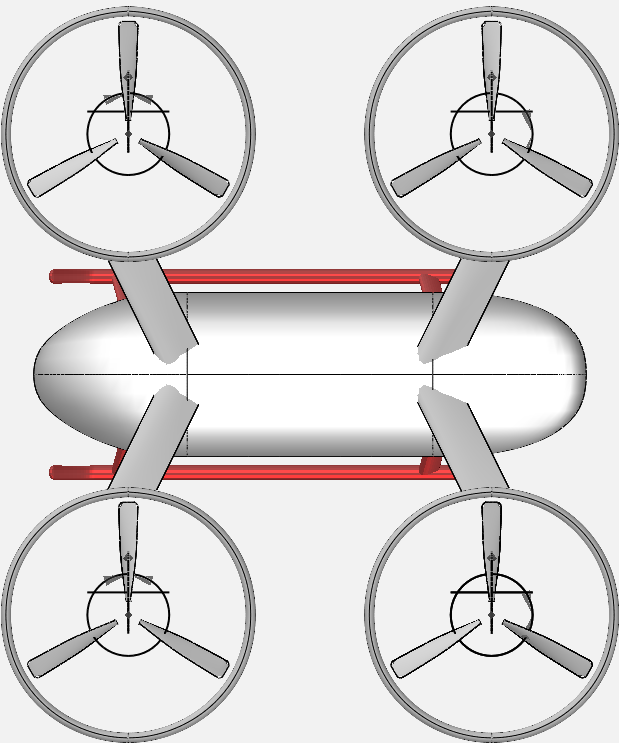
#> input picture SeniorDesign/MassDiagram/Images/Aircraft/AircraftTopView.png, 619 x 743 px
$ python ATPMassPlot.py
#> lines starting #> are read from the running program, lines starting #| are printed output that depends on the picture
#!/usr/bin/env python3
# -*- coding: utf-8 -*-
"""
Created on Thu Mar  4 16:49:29 2021

@author: jack
"""

import numpy as np
import matplotlib as mpl
import matplotlib.pyplot as plt
import copy
import time
import pandas as pd
plt.style.use("default")
plt.style.use("seaborn-bright")


params={#FONT SIZES
    'axes.labelsize':30,#Axis Labels
    'axes.titlesize':30,#Title
    'font.size':28,#Textbox
    'xtick.labelsize':22,#Axis tick labels
    'ytick.labelsize':22,#Axis tick labels
    'legend.fontsize':24,#Legend font size
    'font.family':'sans-serif',
    'font.fantasy':'xkcd',
    'font.sans-serif':'Helvetica',
    'font.monospace':'Courier',
    #AXIS PROPERTIES
    'axes.titlepad':2*6.0,#title spacing from axis
    'axes.grid':True,#grid on plot
    'figure.figsize':(24,24),#square plots
    # 'savefig.bbox':'tight',#reduce whitespace in saved figures#LEGEND PROPERTIES
    'legend.framealpha':0.5,
    'legend.fancybox':True,
    'legend.frameon':True,
    'legend.numpoints':1,
    'legend.scatterpoints':1,
    'legend.borderpad':0.1,
    'legend.borderaxespad':0.1,
    'legend.handletextpad':0.2,
    'legend.handlelength':1.0,
    'legend.labelspacing':0,}
mpl.rcParams.update(params)

# [46 lines left out: functions plothusly, plothus, not called in this run]

#%%###########################

general_graph_title = "Roskam C.O.M. Method: "
img = plt.imread("Images/Aircraft/AircraftTopView.png")
#> img is the input picture: shape (743, 619, 4) float32; mean R, G, B, A 0.866, 0.854, 0.854, 1
img2 = plt.imread("Images/Aircraft/AircraftSideView.png")
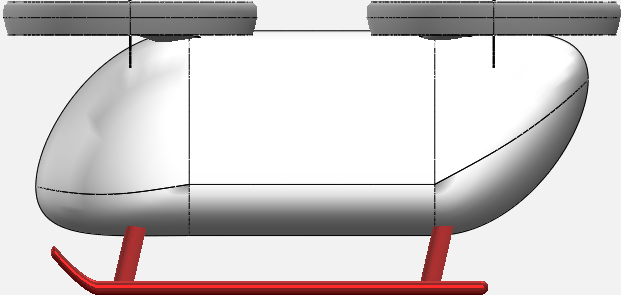
#> input picture SeniorDesign/MassDiagram/Images/Aircraft/AircraftSideView.png, 621 x 295 px
#> img2 is the input picture: shape (295, 621, 4) float32; mean R, G, B, A 0.818, 0.797, 0.797, 1
cg_color = "red"
fig, massplot = plt.subplots()

nose_length = 2.935
tail_length = nose_length
fuselage_length = 3
fuselage_height = 2.5
skid_height = 1.1
rotor_duct_height = 0.35
aircraft_size = np.array([fuselage_length+2*nose_length,
                          2*(3+0.4*0.3 + 2.935),
                          fuselage_height+skid_height+rotor_duct_height])

alpha=0.6

top_x_conv = img.shape[1] / aircraft_size[0]
#> top_x_conv = 69.79
top_y_conv = img.shape[0] / aircraft_size[1]
#> top_y_conv = 61.35

# [x, y, z, m]
mass_coords = np.array([#[x, y, z, m],
                        [3.72, -2.935, 1.4, 5],  # BackR prop
                        [3.72, 2.935, 1.4, 5],  # Back L prop
                        [-0.72, 2.935, 1.4, 5],  # FrontL prop
                        [-0.72, -2.935, 1.4, 5], # FrontR prop
                        [3.72, -2.935, 1.4, 49],  # BackR motor
                        [3.72, 2.935, 1.4, 49],  # Back L motor
                        [-0.72, 2.935, 1.4, 49],  # FrontL motor
                        [-0.72, -2.935, 1.4, 49], # FrontR motor
                        [3.72, -2.935, 1.4, 5],  # BackR prop
                        [3.72, 2.935, 1.4, 5],  # Back L prop
                        [-0.72, 2.935, 1.4, 5],  # FrontL prop
                        [-0.72, -2.935, 1.4, 5], # FrontR prop
                        [3.72, -2.935, 1.4, 49],  # BackR motor
                        [3.72, 2.935, 1.4, 49],  # Back L motor
                        [-0.72, 2.935, 1.4, 49],  # FrontL motor
                        [-0.72, -2.935, 1.4, 49], # FrontR motor
                        [-0.5, 0, 0, 80],  # Pilot
                        [1, 0.5, 0, 80],  # Passenger
                        [1, -0.5, 0, 80], # Passenger
                        [2, -0.5, 0, 80],  # Passenger
                        [2, 0.5, 0, 80],  # Passenger
                        [1, 0.5, 0, 8],  # Passenger luggage
                        [1, -0.5, 0, 8], # Passenger luggage
                        [2, -0.5, 0, 8],  # Passenger luggage
                        [2, 0.5, 0, 8],  # Passenger luggage
                        [-0.5, 0, 0, 20],  # Pilot seat
                        [1, 0.5, 0, 20],  # Passenger seat
                        [1, -0.5, 0, 20], # Passenger seat
                        [2, -0.5, 0, 20],  # Passenger seat
                        [2, 0.5, 0, 20],  # Passenger seat
                        [1+0.75, 0, -0.9, 350], # Fuel Cells
                        [2, -0.5, -0.9, 140], # H2 tank 1
                        [2, 0.5, -0.9, 140], # H2 tank 2
                        [1.75, 0, -0.9, 70],  # Fuel Cell Aux systems
                        [-0.5, 0.5, -0.25, 20],  # Avionics
                        [4.5, 0, -0.25, 16],  # Weather system
                        [2, 0, 0, 750],  # COM of structure
                        [0, 0, 0, 0],],
                       dtype=float)

# [x, y, z, m]
mass_coords_empty = np.array([#[x, y, z, m],
                        [3.72, -2.935, 1.4, 5],  # BackR prop
                        [3.72, 2.935, 1.4, 5],  # Back L prop
                        [-0.72, 2.935, 1.4, 5],  # FrontL prop
                        [-0.72, -2.935, 1.4, 5], # FrontR prop
                        [3.72, -2.935, 1.4, 49],  # BackR motor
                        [3.72, 2.935, 1.4, 49],  # Back L motor
                        [-0.72, 2.935, 1.4, 49],  # FrontL motor
                        [-0.72, -2.935, 1.4, 49], # FrontR motor
                        [3.72, -2.935, 1.4, 5],  # BackR prop
                        [3.72, 2.935, 1.4, 5],  # Back L prop
                        [-0.72, 2.935, 1.4, 5],  # FrontL prop
                        [-0.72, -2.935, 1.4, 5], # FrontR prop
                        [3.72, -2.935, 1.4, 49],  # BackR motor
                        [3.72, 2.935, 1.4, 49],  # Back L motor
                        [-0.72, 2.935, 1.4, 49],  # FrontL motor
                        [-0.72, -2.935, 1.4, 49], # FrontR motor
                        # [-0.5, 0, 0, 80],  # Pilot
                        # [1, 0.5, 0, 80],  # Passenger
                        # [1, -0.5, 0, 80], # Passenger
                        # [2, -0.5, 0, 80],  # Passenger
                        # [2, 0.5, 0, 80],  # Passenger
                        # [1, 0.5, 0, 8],  # Passenger luggage
                        # [1, -0.5, 0, 8], # Passenger luggage
                        # [2, -0.5, 0, 8],  # Passenger luggage
                        # [2, 0.5, 0, 8],  # Passenger luggage
                        [-0.5, 0, 0, 20],  # Pilot seat
                        [1, 0.5, 0, 20],  # Passenger seat
                        [1, -0.5, 0, 20], # Passenger seat
                        [2, -0.5, 0, 20],  # Passenger seat
                        [2, 0.5, 0, 20],  # Passenger seat
                        [1+0.75, 0, -0.9, 350], # Fuel Cells
                        [2, -0.5, -0.9, 140], # H2 tank 1
                        [2, 0.5, -0.9, 140], # H2 tank 2
                        [1.75, 0, -0.9, 70],  # Fuel Cell Aux systems
                        [-0.5, 0.5, -0.25, 20],  # Avionics
                        [4.5, 0, -0.25, 16],  # Weather system
                        [2, 0, 0, 750],  # COM of structure
                        [0, 0, 0, 0],],
                       dtype=float)


mass_coords_top = copy.deepcopy(mass_coords)
mass_coords_top[:, 0] += nose_length
mass_coords_top[:, 1] += aircraft_size[1]/2

mass_top_empty = copy.deepcopy(mass_coords_empty)
mass_top_empty[:, 0] += nose_length
mass_top_empty[:, 1] += aircraft_size[1]/2

comx = 0
comy = 0
comx_empty = 0
comy_empty = 0


for i, _ in enumerate(mass_coords_top):
    massplot.scatter(mass_coords_top[i, 0] * top_x_conv,
                     mass_coords_top[i, 1] * top_y_conv,
                     s=mass_coords_top[i, 3]*30,
                     color='k',
                     alpha=alpha)
    comx += mass_coords_top[i, 0] * mass_coords_top[i, 3] * top_x_conv
    comy += mass_coords_top[i, 1] * mass_coords_top[i, 3] * top_y_conv
#> after the loop, comx = 788143.3; comy = 910788.5

for i, _ in enumerate(mass_top_empty):
    comx_empty += mass_top_empty[i, 0] * mass_top_empty[i, 3] * top_x_conv
    comy_empty += mass_top_empty[i, 1] * mass_top_empty[i, 3] * top_y_conv
#> after the loop, comx_empty = 665605; comy_empty = 750300.5

comx /= np.sum(mass_coords_top[:, 3])
#> comx = 321.7
comy /= np.sum(mass_coords_top[:, 3])
#> comy = 371.8

comx_empty /= np.sum(mass_top_empty[:, 3])
#> comx_empty = 329.8
comy_empty /= np.sum(mass_top_empty[:, 3])
#> comy_empty = 371.8


plt.annotate(f"Empty CoM ({(comx_empty+nose_length)/top_x_conv:.2f}m, {comy_empty/top_y_conv:.2f}m)",
                  xy=(comx_empty, comy_empty),
                  xytext=(comx_empty+100, comy_empty-100),
                  arrowprops=dict(facecolor='green', shrink=0.1))

massplot.scatter(comx_empty, comy_empty, s=800, color='green')


plt.annotate(f"Center of Mass ({(comx+nose_length)/top_x_conv:.2f}m, {comy/top_y_conv:.2f}m)",
                  xy=(comx, comy),
                  xytext=(comx+100, comy+100),
                  arrowprops=dict(facecolor=cg_color, shrink=0.1))

massplot.scatter(comx, comy, s=800, color=cg_color)


massplot.imshow(img, alpha=0.3)
massplot.set_title(general_graph_title + "(Top View)")
massplot.set_xlabel("Distance From Aircaft Nose $x$ $_{[m]}$")
massplot.set_ylabel("Distance From Aircaft Centerline $y$ $_{[m]}$")

# Tick modification
xticks = massplot.get_xticks()
yticks = massplot.get_yticks()
for i, xtick in enumerate(xticks):
    xticks[i] = f"{xtick/top_x_conv:.2f}"

for i, ytick in enumerate(yticks):
    yticks[i] = f"{ytick/top_y_conv - aircraft_size[1]/2:.2f}"

massplot.set_xticklabels(xticks)
massplot.set_yticklabels(yticks)

# meters = mpl.ticker.EngFormatter("m")
plt.show()
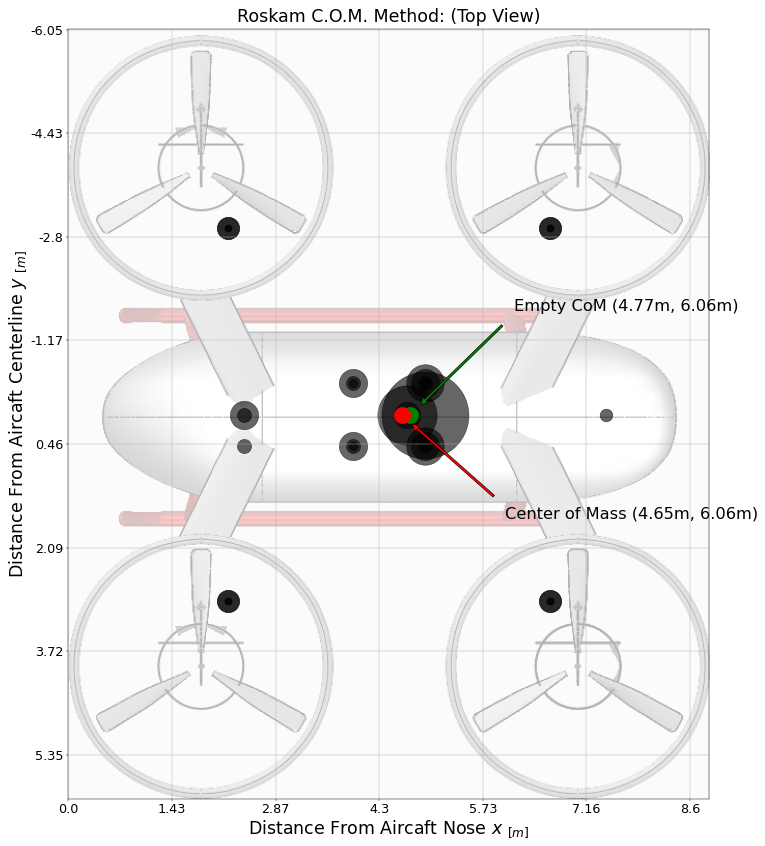
#> figure drawn by matplotlib, 1 panel
#%%###########################

fig, massplot_side = plt.subplots()
massplot_side.imshow(img2, alpha=0.3)

z_offset = -1.25-skid_height
side_x_conv = img2.shape[1] / aircraft_size[0]
#> side_x_conv = 70.01
side_z_conv = img2.shape[0] / aircraft_size[2]
#> side_z_conv = 74.68

mass_coords_side = copy.deepcopy(mass_coords)
coord2img = lambda z: img2.shape[0] - z * side_z_conv
mass_coords_side[:, 0] += nose_length
mass_coords_side[:, 2] -= z_offset
mass_coords_side[:, 2] = coord2img(mass_coords_side[:, 2])

mass_side_empty = copy.deepcopy(mass_coords_empty)
mass_side_empty[:, 0] += nose_length
mass_side_empty[:, 2] -= z_offset
mass_side_empty[:, 2] = coord2img(mass_side_empty[:, 2])


comx, comz = 0, 0
comx_empty, comz_empty = 0, 0
for i, _ in enumerate(mass_coords_side):
    massplot_side.scatter(mass_coords_side[i, 0] * side_x_conv,
                          mass_coords_side[i, 2],
                          s=mass_coords_top[i, 3]*30,
                          color='k',
                          alpha = 0.4)
    comx += mass_coords_side[i, 0] * mass_coords_side[i, 3] * side_x_conv
    comz += mass_coords_side[i, 2] * mass_coords_side[i, 3]
#> after the loop, comx = 790689.8; comz = 295313.7

for i, _ in enumerate(mass_side_empty):
    comx_empty += mass_side_empty[i, 0] * mass_side_empty[i, 3] * side_x_conv
    comz_empty += mass_side_empty[i, 2] * mass_side_empty[i, 3]
#> after the loop, comx_empty = 667755.6

comx /= np.sum(mass_coords_side[:, 3])
comz /= np.sum(mass_coords_side[:, 3])

comx_empty /= np.sum(mass_side_empty[:, 3])
comz_empty /= np.sum(mass_side_empty[:, 3])

plt.annotate(f"Empty CoM ({(comx_empty+nose_length)/side_x_conv:.2f}m, {comz_empty/side_z_conv:.2f}m)",
             xy=(comx_empty, comz_empty),
             xytext=(comx_empty+100, comz_empty-100),
             arrowprops=dict(facecolor='green', shrink=0.1))

massplot_side.scatter(comx_empty, comz_empty, s=800, color='green')


plt.annotate(f"Center of Mass ({(comx+nose_length)/side_x_conv:.2f}m, {comz/side_z_conv:.2f}m)",
             xy=(comx, comz),
             xytext=(comx+100, comz+100),
             arrowprops=dict(facecolor=cg_color, shrink=0.1))

massplot_side.scatter(comx, comz, s=800, color=cg_color)
massplot_side.set_title(general_graph_title + "(Side View)")
massplot_side.set_xlabel("Distance From Aircaft Nose $x$ $_{[m]}$")
massplot_side.set_ylabel("Distance From Top of Fuselage $z$ $_{[m]}$")


# Tick modification
xticks = massplot_side.get_xticks()
zticks = massplot_side.get_yticks()
for i, xtick in enumerate(xticks):
    xticks[i] = f"{xtick/side_x_conv:.2f}"

for i, ztick in enumerate(zticks):
    zticks[i] = f"{ztick/side_z_conv:.2f}"

massplot_side.set_xticklabels(xticks)
massplot_side.set_yticklabels(zticks)
#%%###########################

fig, massplot_front = plt.subplots()
img3 = plt.imread("Images/Aircraft/AircraftFrontView.png")
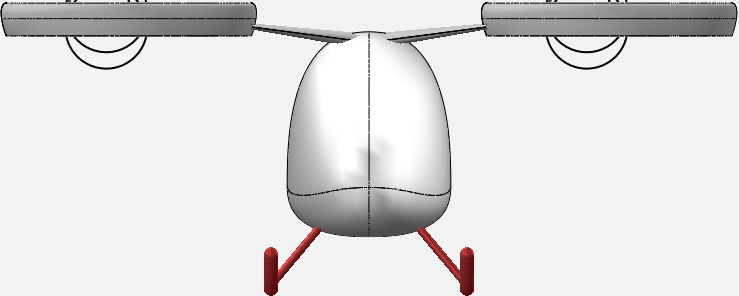
#> input picture SeniorDesign/MassDiagram/Images/Aircraft/AircraftFrontView.png, 739 x 296 px
#> img3 is the input picture: shape (296, 739, 4) float32; mean R, G, B, A 0.883, 0.879, 0.879, 1

front_y_conv = img3.shape[1] / aircraft_size[1]
front_z_conv = img3.shape[0] / aircraft_size[2]

massplot_front.imshow(img3, alpha=0.3)

mass_coords_front = copy.deepcopy(mass_coords)
coord2img = lambda z: img3.shape[0] - z * front_z_conv
mass_coords_front[:, 2] -= z_offset
mass_coords_front[:, 2] = coord2img(mass_coords_front[:, 2])
mass_coords_front[:, 1] += aircraft_size[1]/2

mass_coords_front[:, 1] *= front_y_conv
# mass_coords_front[:, 2] *= front_z_conv

mass_front_empty = copy.deepcopy(mass_coords_empty)
mass_front_empty[:, 2] -= z_offset
mass_front_empty[:, 2] = coord2img(mass_front_empty[:, 2])
mass_front_empty[:, 1] += aircraft_size[1]/2
mass_front_empty[:, 1] *= front_y_conv


massplot_front.set_title(general_graph_title + "(Front View)")
massplot_front.set_xlabel("Distance From Aircaft Centerline $y$ $_{[m]}$")
massplot_front.set_ylabel("Distance From Top of Fuselage $z$ $_{[m]}$")

comy, comz = 0, 0
comy_empty, comz_empty = 0, 0

for i, _ in enumerate(mass_coords_front):
    massplot_front.scatter(mass_coords_front[i, 1],
                           mass_coords_front[i, 2],
                           s=mass_coords_front[i, 3]*30,
                           color='k',
                           alpha=alpha)
    comy += mass_coords_front[i, 1] * mass_coords_front[i, 3]
    comz += mass_coords_front[i, 2] * mass_coords_front[i, 3]

for i, _ in enumerate(mass_front_empty):
    comy_empty += mass_front_empty[i, 1] * mass_front_empty[i, 3]
    comz_empty += mass_front_empty[i, 2] * mass_front_empty[i, 3]

comy /= np.sum(mass_coords_front[:, 3])
comz /= np.sum(mass_coords_front[:, 3])

comy_empty /= np.sum(mass_front_empty[:, 3])
comz_empty /= np.sum(mass_front_empty[:, 3])

plt.annotate(f"Empty CoM ({comy_empty/front_y_conv:.2f}m, {comz_empty/front_z_conv:.2f}m)",
             xy=(comy_empty, comz_empty),
             xytext=(comy_empty+100, comz_empty-100),
             arrowprops=dict(facecolor='green', shrink=0.1))

massplot_front.scatter(comy_empty, comz_empty, s=800, color='green')

plt.annotate(f"Center of Mass ({comy/front_y_conv:.2f}m, {comz/front_z_conv:.2f}m)",
             xy=(comy, comz),
             xytext=(comy+100, comz+100),
             arrowprops=dict(facecolor=cg_color, shrink=0.1))

massplot_front.scatter(comy, comz, s=800, color=cg_color)

# Tick modification
yticks = massplot_front.get_xticks()
zticks = massplot_front.get_yticks()
for i, ytick in enumerate(yticks):
    yticks[i] = f"{ytick/front_y_conv - aircraft_size[1]/2:.2f}"

for i, ztick in enumerate(zticks):
    zticks[i] = f"{ztick/front_z_conv:.2f}"

massplot_front.set_xticklabels(yticks)
massplot_front.set_yticklabels(zticks)

print(f"Total mass: {np.sum(mass_coords_front[:, 3]):.2f} kg")
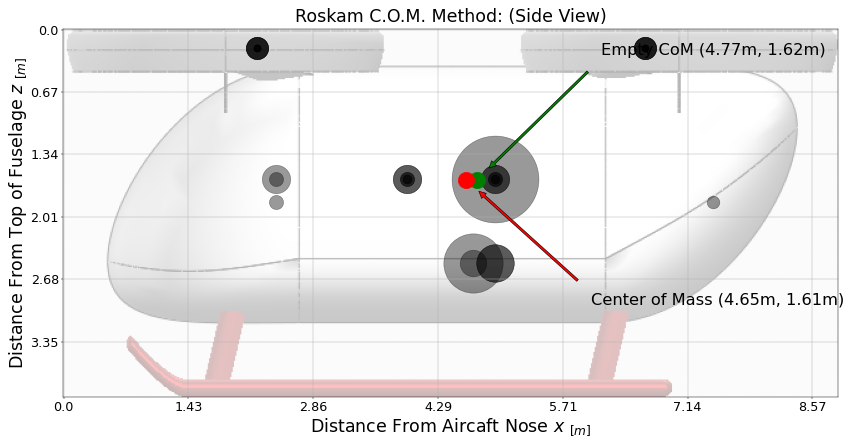
#> figure drawn by matplotlib, 1 panel
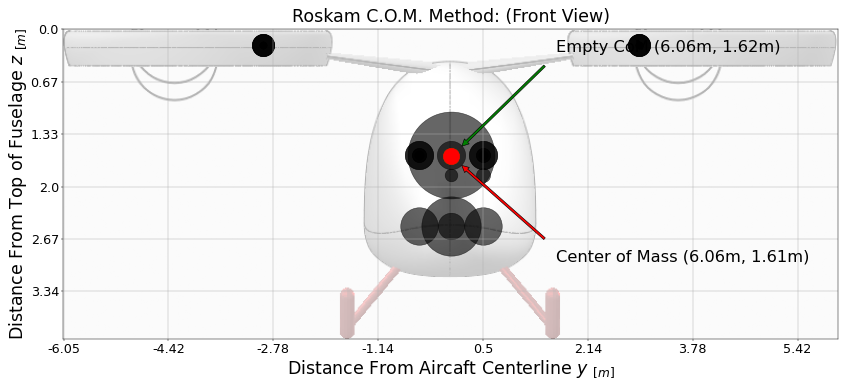
#> figure drawn by matplotlib, 1 panel
